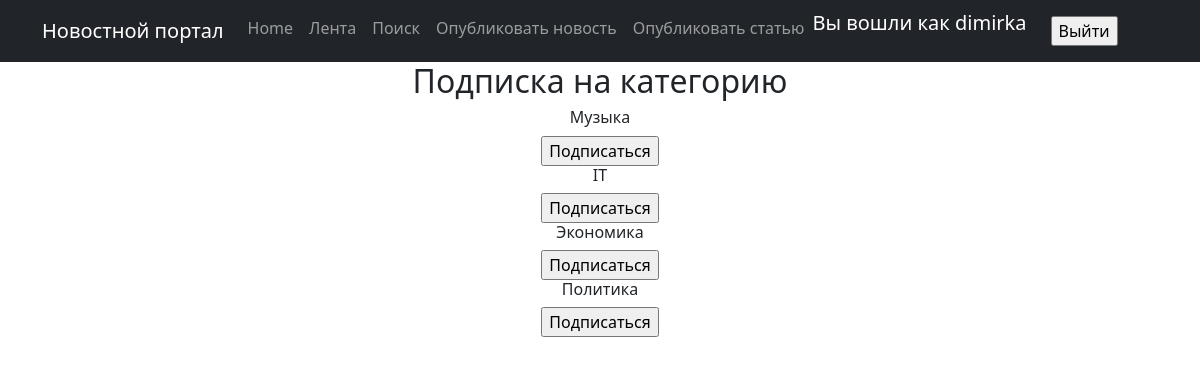
/posts/subscribers/ (signed in), run on the app's committed database.
### news/models.py (models this page shows, shortened)
class Category(models.Model):
    name = models.CharField(max_length=30, unique=True)
    subscribers = models.ManyToManyField(User, through='SubscribersCategory', blank=True, null=True,
                                         related_name='category')

### news/views.py (the view, shortened to what this page needs)
# urls.py: path('subscribers/', SubscribersList.as_view(), name='subscribers'),
class SubscribersList(ListView):
    model = Category
    template_name = 'subscribers.html'
    context_object_name = 'subscribers'
    def get_context_data(self, **kwargs):
        context = super().get_context_data(**kwargs)
        context['user_subscribers'] = self.request.user.category.all().values_list('name', flat=True)
        return context

### templates/subscribers.html (shortened to what this page needs)
{% extends 'flatpages/default.html' %}
{% block content %}
<h2>Подписка на категорию</h2>
{% if subscribers %}
    {% for category in subscribers %}
    <h6>{{ category.name }}</h6>
    {% if category.name not in user_subscribers %}
        <form action="" method="post">
            <input type="submit" value="Подписаться">
        </form>
    {% else %}
        <button>Отписаться</button>
    {% endif %}
    {% endfor %}
{% endif %}
{% endblock %}

### templates/flatpages/default.html (shortened to what this page needs)
<!DOCTYPE html>
<html lang="en">
    <head>
        {% load static %}
        <link href="{% static 'css/styles.css' %}" rel="stylesheet" />
    </head>
    <body>
        <nav class="navbar navbar-expand-lg navbar-dark bg-dark static-top">
            <div class="container">
                <a class="navbar-brand" href="#">Новостной портал</a>
                {% load cache %}
                {% cache 1800 navigation %}
                <div class="collapse navbar-collapse" id="navbarResponsive">
                    <ul class="navbar-nav ml-auto">
                        <li class="nav-item active">
                            <a class="nav-link" href="/">Home</a>
                        </li>
                        <li class="nav-item">
                            <a class="nav-link" href="/posts">Лента</a>
                        </li>
                        <li class="nav-item">
                            <a class="nav-link" href="/posts/search/">Поиск</a>
                        </li>
                        <li class="nav-item">
                            <a class="nav-link" href="/posts/news/create/">Опубликовать новость</a>
                        </li>
                        <li class="nav-item">
                            <a class="nav-link" href="/posts/articles/create/">Опубликовать статью</a>
                        </li>
                        {% if request.user.is_authenticated %}
                        <li>
                            <a class="navbar-brand">Вы вошли как {{request.user.username}}</a>
                        </li>
                        <li class="nav-item">
                            <form class="nav-link" action="http://127.0.0.1:8000/posts/logout/" method="post">
                                <input class="right" type="submit" value="Выйти">
                            </form>
                        </li>
                        {% endif %}
                    </ul>
                </div>
                {% endcache %}
            </div>
        </nav>
        <div class="container">
            <div class="row">
                <div class="col-lg-12 text-center">
                    {% block content %}{% endblock content %}
                </div>
            </div>
        </div>
    </body>
</html>

### data on the page
Category: name "Музыка"
Category: name "IT"
Category: name "Экономика"
Category: name "Политика"

### other printed values
{{ request.user.username }} "dimirka"
